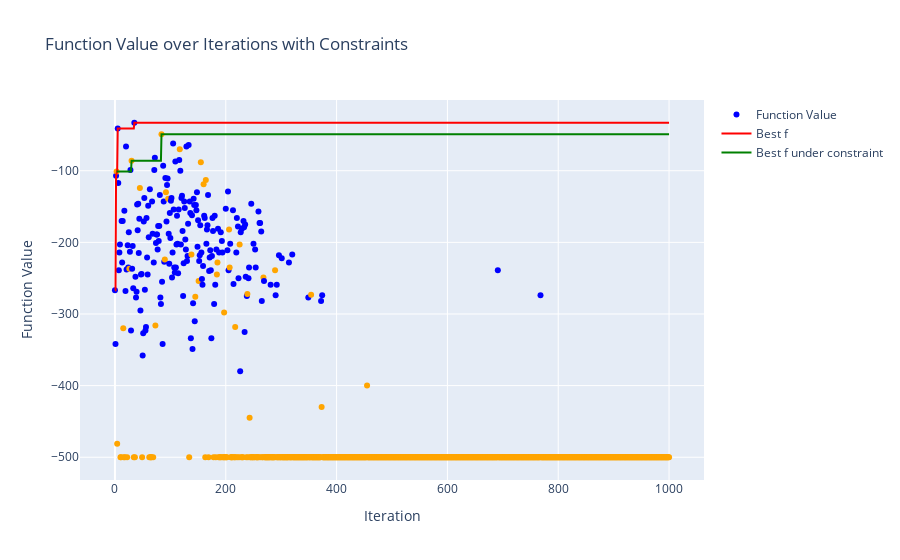

Notebook cell for this chart:
### Code cell
filename = log_files[3]
print(filename)
print()

log_file_path = os.path.join(LOG_DIR, filename)
df_merged, settings = parse_and_prepare_data(log_file_path)

print("実験設定")
display(settings)
print()
display(df_merged.head())

plot_function_values(df_merged)

### Figure 1 — Plotly figure (JSON) as saved in the notebook; plotly's stock layout.template omitted (floating-point values rounded to 4 significant figures; data arrays with more than 128 entries replaced by an {"elided": "..."} marker saying what was removed)
{"data": [{"marker": {"color": {"elided": "1001 str values"}}, "mode": "markers", "name": "Function Value", "type": "scatter", "x": {"elided": "1001 int values"}, "y": {"elided": "1001 int values"}}, {"line": {"color": "red"}, "mode": "lines", "name": "Best f", "type": "scatter", "x": {"elided": "1001 int values"}, "y": {"elided": "1001 int values"}}, {"line": {"color": "green"}, "mode": "lines", "name": "Best f under constraint", "type": "scatter", "x": {"elided": "1001 int values"}, "y": {"elided": "1001 int values"}}], "layout": {"showlegend": true, "title": {"text": "Function Value over Iterations with Constraints"}, "xaxis": {"title": {"text": "Iteration"}}, "yaxis": {"title": {"text": "Function Value"}}}}
